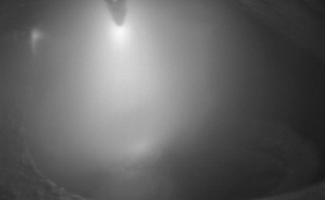
#> input picture data-enhancement/data/lianghao.png, 325 x 200 px, found by its file name; its folder holds 3 pictures in this run
$ python '翻转.py'
#> lines starting #> are read from the running program, lines starting #| are printed output that depends on the picture
from PIL import Image
import os

# 获得文件夹下所有文件
filePath = '/WY-Project/data-enhancement/data/'
filenames = os.listdir(filePath)

# 指定保存的文件夹
outputPath = '/WY-Project/data-enhancement/fan'

# 迭代所有图片
for filename in filenames:
    # 读取图像
    im = Image.open(filePath + filename)
#> im is the input picture: PIL image 325x200 L; min 24, max 248, mean 99.2

    # 指定逆时针旋转的角度
    im_rotate = im.rotate(180)
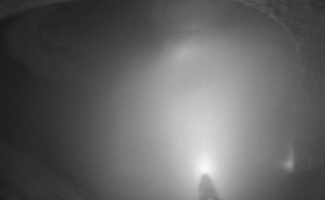
#> im_rotate: PIL image 325x200 L; min 24, max 248, mean 99.2

    # 保存图像
    im_rotate.save(outputPath + filename)
#> pass 2 of the loop `for filename in filenames:`:
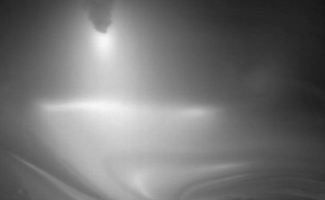
#> input picture data-enhancement/data/qian.png, 325 x 200 px, found by its file name
#> im is the input picture: PIL image 325x200 RGB; min 21, max 248, mean 114.5
#> `im_rotate = im.rotate(180)`:
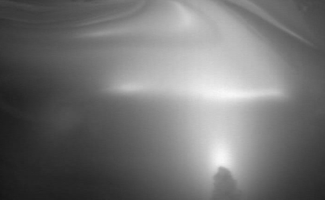
#> im_rotate: PIL image 325x200 RGB; min 21, max 248, mean 114.5
#> pass 3 of the loop `for filename in filenames:`:
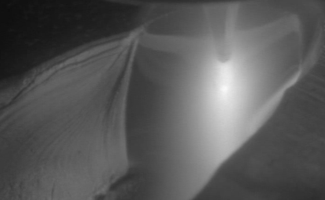
#> input picture data-enhancement/data/shaochuan.png, 325 x 200 px, found by its file name
#> im is the input picture: PIL image 325x200 L; min 14, max 249, mean 88.6
#> `im_rotate = im.rotate(180)`:
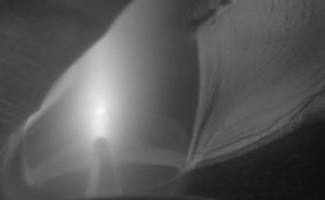
#> im_rotate: PIL image 325x200 L; min 14, max 249, mean 88.6
